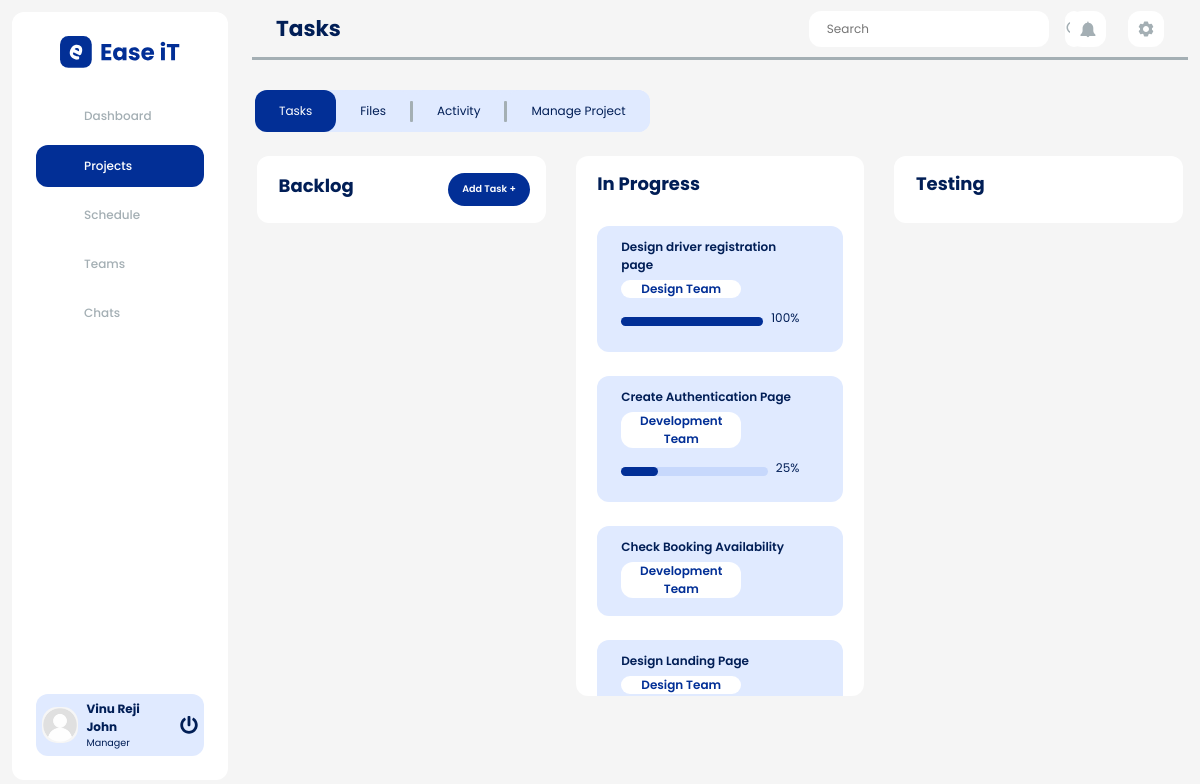
The page /tasks.php?id=1 (signed in) on the database its author committed.
### tables this page shows
CREATE TABLE `tbl_user_role` (
  `role_id` int(10) NOT NULL,
  `role_name` varchar(50) NOT NULL,
  `role_permission` int(10) NOT NULL
);

CREATE TABLE `tbl_tasks` (
  `task_id` int(15) NOT NULL,
  `task_title` varchar(300) NOT NULL,
  `task_description` varchar(500) NOT NULL,
  `team_id` int(15) NOT NULL,
  `task_added_by` int(15) NOT NULL,
  `task_status` int(11) NOT NULL,
  `project_id` int(15) NOT NULL,
  `task_created_at` date NOT NULL DEFAULT current_timestamp(),
  `progress` int(11) NOT NULL DEFAULT -1
);

CREATE TABLE `tbl_teams` (
  `team_id` int(10) NOT NULL,
  `team_title` varchar(50) NOT NULL,
  `manager_id` int(10) NOT NULL
);

### tasks.php (the view, shortened to what this page needs)
<?php
include('./config/connect.php');
if (isset($_SESSION["pmsSession"]) != session_id()) {
    header("Location: ./index.php");
    die();
} else {
    $tId = $_SESSION['projectID'];
?>
    <!DOCTYPE html>
    <html>
    <head>
        <link rel="stylesheet" href="./stylesheets/css/style.css" />
        <link rel="stylesheet" href="./stylesheets/css/bootstrap.min.css" />
    </head>
    <body class="dashboard-body" style="overflow-y: hidden;">
        <div class="dashboard-container">
            <?php include("./layouts/sidebar.php"); ?>
            <?php include("./layouts/header.php"); ?>
            <div class="dashboard-contents">
                <div class="row">
                    <?php include_once("./layouts/tab.php"); ?>
                </div>
                <div class="row">
                    <div class="col-12 task-page-container">
                        <div class="d-flex mx-n3">
                            <div class="col-4">
                                <div class="task-items-container" id="1">
                                    <div class="task-container-header">
                                        <h1 class="content-heading">Backlog</h1>
                                        <button data-toggle='modal' data-target='#addTasksModal' style="<?= ($_SESSION['currentUserTypeId'] == '2') ? 'display:block;' : 'display:none;'; ?>" class="add-task-item-btn">Add Task +</button>
                                    </div>
                                    <div id="tasks-placeholder" class="pt-4">
                                    </div>
                                </div>
                            </div>
                            <div class="col-4">
                                <div class="task-items-container" id="2">
                                    <div class="task-container-header">
                                        <h1 class="content-heading">In Progress</h1>
                                    </div>
                                    <div class="pt-4">
                                        <?php getTaskCard($tId, 2, $connect); ?>
                                    </div>
                                </div>
                            </div>
                            <div class="col-4">
                                <div class="task-items-container" id="3">
                                    <div class="task-container-header">
                                        <h1 class="content-heading">Testing</h1>
                                    </div>
                                    <div class="pt-4">
                                    </div>
                                </div>
                            </div>
                        </div>
                    </div>
                </div>
            </div>
        </div>
    </body>
    </html>
<?php
}
?>
<?php
function getTaskCard($tId, $status, $connect)
{
    $sql = "SELECT * FROM tbl_tasks WHERE task_status=$status AND project_id=$tId";
    $result = mysqli_query($connect, $sql);
    while ($row = mysqli_fetch_assoc($result)) {
        $task_id = $row['task_id'];
        $task_title = $row['task_title'];
        $team_id = $row['team_id'];
        $sql2 = "SELECT * FROM tbl_teams WHERE team_id = $team_id";
        $result2 = mysqli_query($connect, $sql2);
        $val = mysqli_fetch_assoc($result2);
        $team_name = $val['team_title'];
        $progress = $row['progress'];
        $displayStatus = ($progress == -1) ? "display:none;" : "";
        echo '
<div id="' . $task_id . '" class="task-items" draggable="true">
<div class="task-item-details">
    <p class="task-item-title">
        ' . $task_title . '
    </p>
    <p class="task-item-sub-title">' . $team_name . '</p>
    <div id="progressBarContainer" style="'.$displayStatus.'">
        <progress value="' . $progress . '" max="100" class="progressBar"></progress>
        <label class="progressLabel ml-2" >' . $progress . '%</label>
    </div>
</div>
</div>
';
    }
}
?>

### layouts/sidebar.php
<?php
include('./config/connect.php');
$activePage = basename($_SERVER['PHP_SELF'], ".php");
$userName = $_SESSION['userName'];
$userType = $_SESSION['currentUserTypeId'];
$proPic = $_SESSION['proPic'];
$selectRole= "SELECT `role_name` FROM tbl_user_role WHERE `role_id` = '$userType '";
$result3 = mysqli_query($connect, $selectRole);
$roleName = mysqli_fetch_assoc($result3);
?>
<div class="sidebar-container">
    <nav class="nav-container">
        <div class="logo-container">
            <img src="./assets/images/logo.svg" alt="ease-it-logo" class="logo" />
        </div>
        <ul class="nav">
            <a href="./dashboard.php">
                <li class="nav-items <?= ($activePage == 'dashboard') ? 'active-nav':''; ?>">
                    <span class="ico">
                        <object class="svgClass" type="image/svg+xml" data="./assets/icons/dashboard-ico.svg"></object>
                    </span><span>Dashboard</span>
                </li>
            </a>
            <a href="./project.php">
                <li class="nav-items <?= ($activePage == 'project') || ($activePage == 'activity') || ($activePage == 'tasks') || ($activePage == 'files') || ($activePage == 'manageProject') || ($activePage=='projectDetails') ? 'active-nav':''; ?>">
                    <span class="ico">
                        <object class="svgClass" type="image/svg+xml" data="./assets/icons/project-ico.svg"></object>
                    </span>
                    <span>Projects</span>
                </li>
            </a>
            <a href="./schedule.php">
            <li class="nav-items <?= ($activePage == 'schedule') ? 'active-nav':''; ?>">
                <span class="ico">
                    <object class="svgClass" type="image/svg+xml" data="./assets/icons/schedule-ico.svg"></object>
                </span><span>Schedule</span>
            </li>
            </a>
            <a href="./teams.php">
            <li class="nav-items <?= ($activePage == 'teams') || ($activePage == 'manageteam') || ($activePage == 'teamMemberDetails') || ($activePage == 'userDetails') ? 'active-nav':''; ?> ">
                <span class="ico"><object class="svgClass" type="image/svg+xml"
                        data="./assets/icons/team-ico.svg"></object></span><span>Teams</span>
            </li>
            </a>
            <a href="./chats.php">
            <li class="nav-items <?= ($activePage == 'chats')  ? 'active-nav':''; ?> ">
                <span class="ico"><object class="svgClass" type="image/svg+xml"
                        data="./assets/icons/chat-ico.svg"></object></span><span>Chats</span>
            </li>
            </a>
        </ul>
    </nav>
    <div class="s-profile-container">
        <a href="./manageProfile.php">
    <?php echo '<img class="pro-pic-ico" src="./assets/uploads/' . $proPic . '" alt="" />';?>
    </a>
        <a href="./manageProfile.php" class="pro-details-container">
            <p class="pro-name"><?php echo ucwords($userName); ?></p>
            <p class="pro-role"><?php echo ucwords($roleName['role_name']);?></p>
        </a>
        <a href="./auth/logoutController.php"><img class="log-out-btn" src="./assets/icons/power-off-ico.svg" alt="" /></a>
    </div>
</div>

### rows shown on the page
tbl_user_role: role_name "Manager"
tbl_tasks: task_title "Design driver registration page", team.team_title "Design Team", progress "100"
tbl_tasks: task_title "Create Authentication Page", team.team_title "Development Team", progress "25"
tbl_tasks: task_title "Check Booking Availability", team.team_title "Development Team"
tbl_tasks: task_title "Design Landing Page", team.team_title "Design Team"

### other values the page prints
$userName "Vinu Reji John"
$activePage "Tasks"
